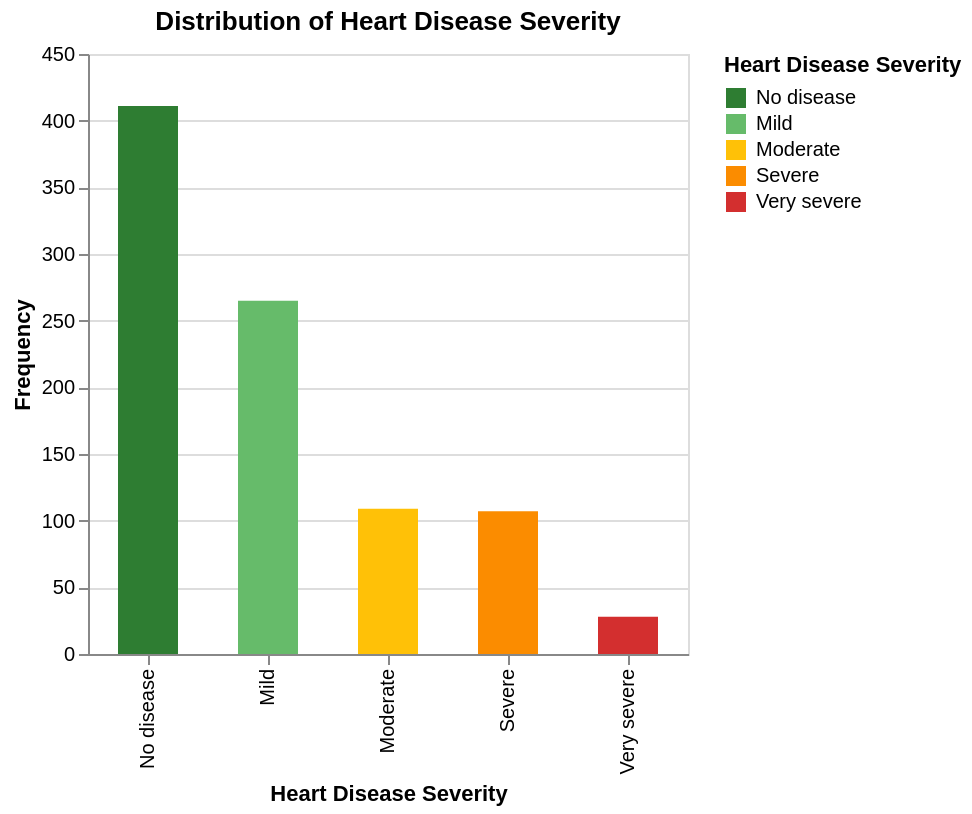

The code cell stored with this chart in its notebook:
### Code cell
# Distribution of heart disease severity (target variable)
alt.Chart(heart_disease).mark_bar(size=30).encode(
    x=alt.X('disease_label:N', title='Heart Disease Severity', scale=alt.Scale(domain=['No disease', 'Mild', 'Moderate', 'Severe', 'Very severe'])),
    y=alt.Y('count():Q', title='Frequency'),
    color=alt.Color('disease_label:N', scale=alt.Scale(domain=['No disease', 'Mild', 'Moderate', 'Severe', 'Very severe'], range=color_scheme), legend=alt.Legend(title='Heart Disease Severity'))
).properties(
    width=300,
    height=300,
    title='Distribution of Heart Disease Severity'
)

### Figure 1 — Vega-Lite specification as saved in the notebook (floating-point values rounded to 4 significant figures; data arrays with more than 128 entries replaced by an {"elided": "..."} marker saying what was removed)
{"config": {"view": {"continuousWidth": 300, "continuousHeight": 300}}, "data": {"name": "data-2dce2d58e063a04d4a5b2d727cf2eb2e"}, "mark": {"type": "bar", "size": 30}, "encoding": {"color": {"field": "disease_label", "legend": {"title": "Heart Disease Severity"}, "scale": {"domain": ["No disease", "Mild", "Moderate", "Severe", "Very severe"], "range": ["#2E7D32", "#66BB6A", "#FFC107", "#FB8C00", "#D32F2F"]}, "type": "nominal"}, "x": {"field": "disease_label", "scale": {"domain": ["No disease", "Mild", "Moderate", "Severe", "Very severe"]}, "title": "Heart Disease Severity", "type": "nominal"}, "y": {"aggregate": "count", "title": "Frequency", "type": "quantitative"}}, "height": 300, "title": "Distribution of Heart Disease Severity", "width": 300, "$schema": "https://vega.github.io/schema/vega-lite/v6.1.0.json", "datasets": {"data-2dce2d58e063a04d4a5b2d727cf2eb2e": {"elided": "920 records"}}}
